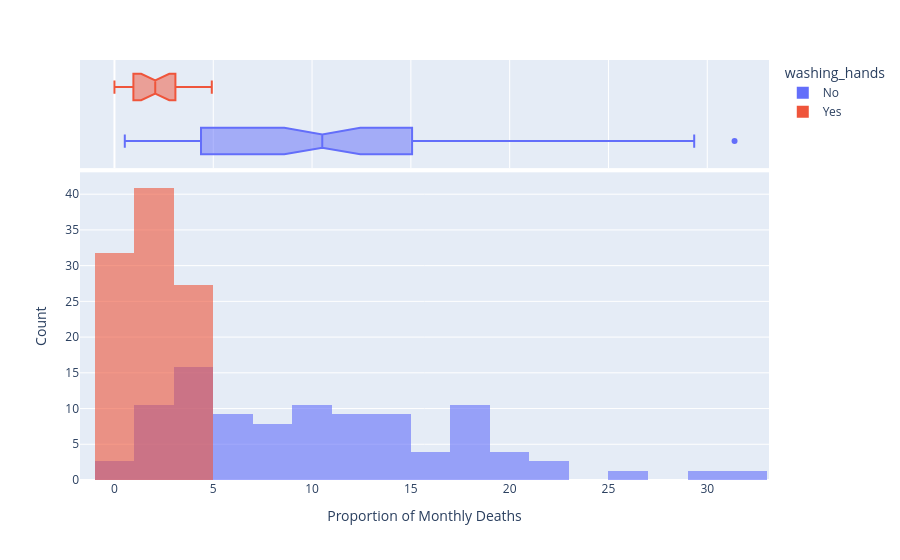

Here is the notebook cell this chart was saved with:
### Markdown cell above
### Use Histograms to Visualise the Monthly Distribution of Outcomes

**Challenge**: Create a [plotly histogram](https://plotly.com/python/histograms/) to show the monthly percentage of deaths. 

* Use docs to check out the available parameters. Use the [`color` parameter](https://plotly.github.io/plotly.py-docs/generated/plotly.express.histogram.html) to display two overlapping histograms.
* The time period of handwashing is shorter than not handwashing. Change `histnorm` to `percent` to make the time periods comparable. 
* Make the histograms slighlty transparent
* Experiment with the number of bins on the histogram. Which number work well in communicating the range of outcomes?
* Just for fun, display your box plot on the top of the histogram using the `marginal` parameter.

### Code cell
hist = px.histogram(df_monthly,
                   x='pct_deaths',
                   color='washing_hands',
                   nbins=30,
                   opacity=0.6,
                   barmode='overlay',
                   histnorm='percent',
                   marginal='box',)

hist.update_layout(xaxis_title='Proportion of Monthly Deaths',
                   yaxis_title='Count',)

hist.show()

### Figure 1 — Plotly figure (JSON) as saved in the notebook; plotly's stock layout.template omitted (floating-point values rounded to 4 significant figures)
{"data": [{"bingroup": "x", "histnorm": "percent", "hovertemplate": "washing_hands=No<br>pct_deaths=%{x}<br>percent=%{y}<extra></extra>", "legendgroup": "No", "marker": {"color": "#636efa", "opacity": 0.6, "pattern": {"shape": ""}}, "name": "No", "nbinsx": 30, "orientation": "v", "showlegend": true, "x": [14.57, 7.531, 4.332, 1.569, 0.7843, 5.0, 8.421, 1.351, 1.878, 11.02, 22.55, 20.85, 12.22, 10.23, 10.74, 3.226, 6.593, 20.78, 25.46, 18.39, 29.34, 22.97, 31.38, 19.12, 15.97, 12.41, 11.93, 6.098, 4.082, 0.5236, 1.554, 2.262, 17.6, 7.143, 8.051, 15.16, 11.28, 17.03, 17.31, 5.833, 2.679, 4.369, 6.32, 1.224, 3.226, 11.02, 10.55, 7.591, 4.745, 4.452, 4.231, 4.392, 7.143, 6.122, 3.586, 10.55, 14.84, 10.94, 10.49, 13.39, 18.09, 15.43, 18.97, 13.44, 10.15, 13.1, 18.06, 14.39, 14.96, 10.77, 5.369, 3.215, 1.923, 3.607, 18.27, 12.24], "xaxis": "x", "yaxis": "y", "type": "histogram"}, {"hovertemplate": "washing_hands=No<br>pct_deaths=%{x}<extra></extra>", "legendgroup": "No", "marker": {"color": "#636efa"}, "name": "No", "notched": true, "showlegend": false, "x": [14.57, 7.531, 4.332, 1.569, 0.7843, 5.0, 8.421, 1.351, 1.878, 11.02, 22.55, 20.85, 12.22, 10.23, 10.74, 3.226, 6.593, 20.78, 25.46, 18.39, 29.34, 22.97, 31.38, 19.12, 15.97, 12.41, 11.93, 6.098, 4.082, 0.5236, 1.554, 2.262, 17.6, 7.143, 8.051, 15.16, 11.28, 17.03, 17.31, 5.833, 2.679, 4.369, 6.32, 1.224, 3.226, 11.02, 10.55, 7.591, 4.745, 4.452, 4.231, 4.392, 7.143, 6.122, 3.586, 10.55, 14.84, 10.94, 10.49, 13.39, 18.09, 15.43, 18.97, 13.44, 10.15, 13.1, 18.06, 14.39, 14.96, 10.77, 5.369, 3.215, 1.923, 3.607, 18.27, 12.24], "xaxis": "x2", "yaxis": "y2", "type": "box"}, {"bingroup": "x", "histnorm": "percent", "hovertemplate": "washing_hands=Yes<br>pct_deaths=%{x}<br>percent=%{y}<extra></extra>", "legendgroup": "Yes", "marker": {"color": "#EF553B", "opacity": 0.6, "pattern": {"shape": ""}}, "name": "Yes", "nbinsx": 30, "orientation": "v", "showlegend": true, "x": [2.239, 1.2, 1.894, 4.58, 3.957, 4.472, 2.93, 3.534, 0.6873, 0.0, 0.6557, 0.9585, 1.136, 0.3717, 0.0, 0.9615, 2.341, 2.903, 1.34, 2.233, 3.085, 4.926], "xaxis": "x", "yaxis": "y", "type": "histogram"}, {"hovertemplate": "washing_hands=Yes<br>pct_deaths=%{x}<extra></extra>", "legendgroup": "Yes", "marker": {"color": "#EF553B"}, "name": "Yes", "notched": true, "showlegend": false, "x": [2.239, 1.2, 1.894, 4.58, 3.957, 4.472, 2.93, 3.534, 0.6873, 0.0, 0.6557, 0.9585, 1.136, 0.3717, 0.0, 0.9615, 2.341, 2.903, 1.34, 2.233, 3.085, 4.926], "xaxis": "x2", "yaxis": "y2", "type": "box"}], "layout": {"xaxis": {"anchor": "y", "domain": [0.0, 1.0], "title": {"text": "Proportion of Monthly Deaths"}}, "yaxis": {"anchor": "x", "domain": [0.0, 0.7326], "title": {"text": "Count"}}, "xaxis2": {"anchor": "y2", "domain": [0.0, 1.0], "matches": "x", "showticklabels": false, "showgrid": true}, "yaxis2": {"anchor": "x2", "domain": [0.7426, 1.0], "matches": "y2", "showticklabels": false, "showline": false, "ticks": "", "showgrid": false}, "legend": {"title": {"text": "washing_hands"}, "tracegroupgap": 0}, "margin": {"t": 60}, "barmode": "overlay"}}
